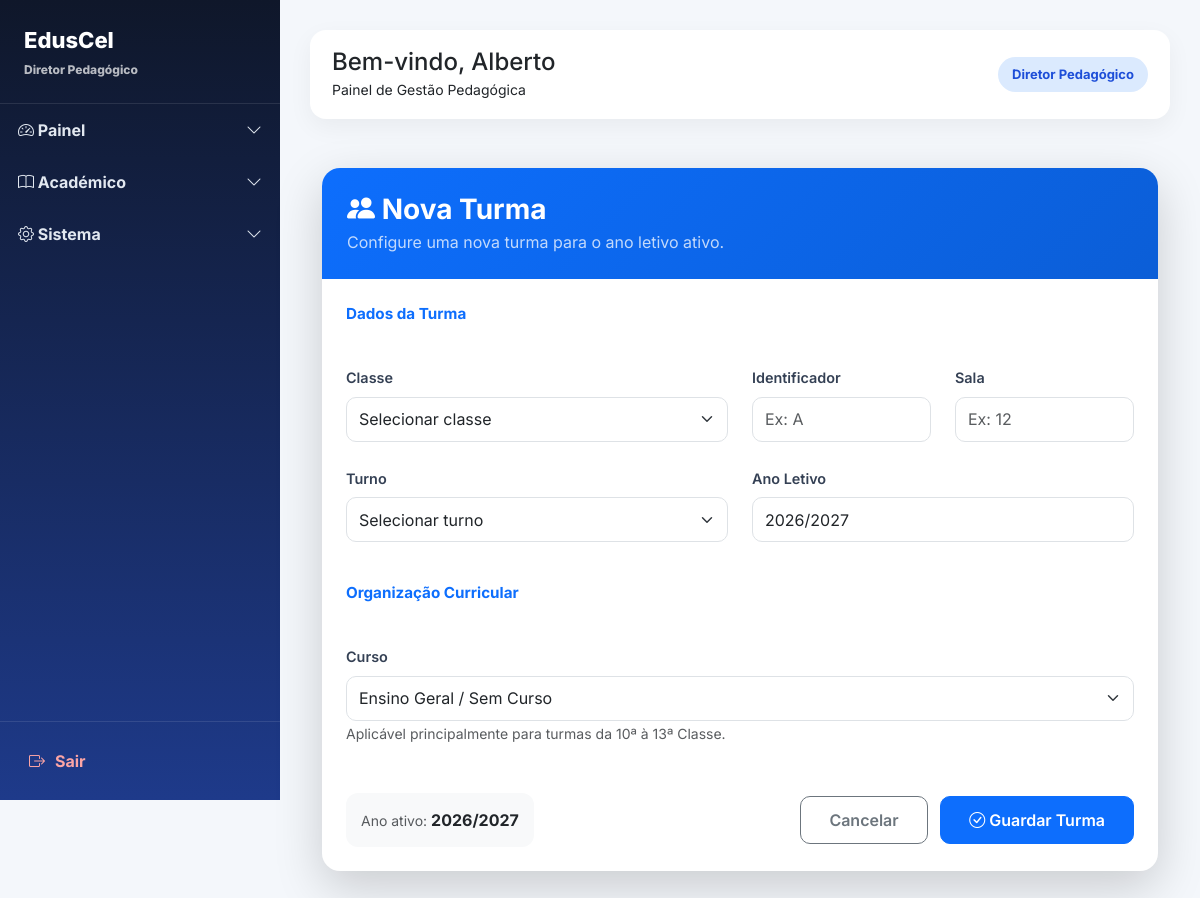
/turmas/adicionar/ (signed in), run on an earlier commit of the app's database.
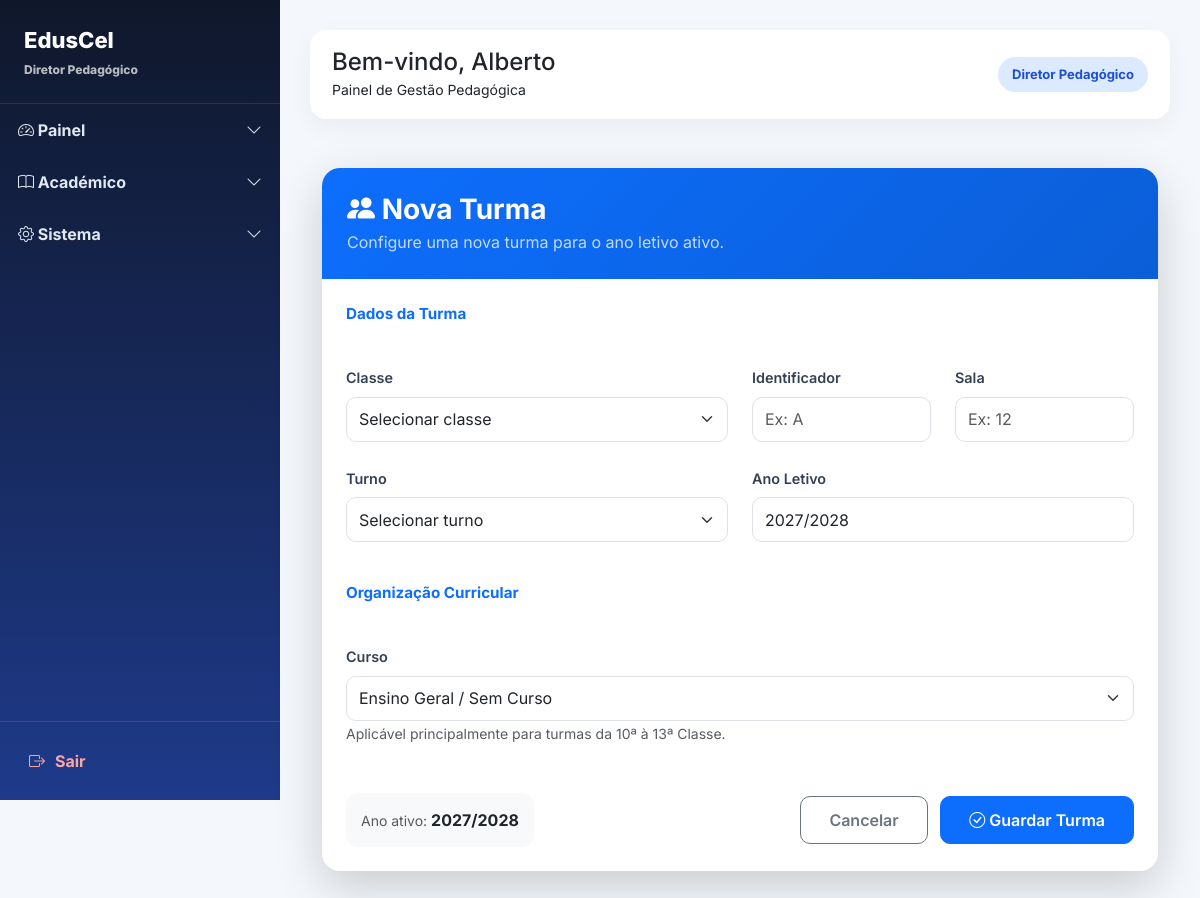
And on a later commit of the database.
### academic/models.py (models this page shows, shortened)
class AnoLetivo(models.Model):
    nome = models.CharField(max_length=20)  # Ex: 2025/2026
    ativo = models.BooleanField(default=True)
    escola = models.ForeignKey(
        "Escola",
        on_delete=models.CASCADE,
        related_name="anos_letivos"
    )

### core/views.py (the view, shortened to what this page needs)
# urls.py: path('turmas/adicionar/', views.adicionar_turma, name='adicionar_turma'),
@login_required
def adicionar_turma(request):
    if request.user.role != "DIRETOR_PEDAGOGICO":
        return redirect("dashboard")
    escola = request.user.escola
    cursos = Curso.objects.filter(
        escola=escola
    ).order_by("nome")
    ano_letivo_obj = AnoLetivo.objects.filter(
        escola=escola,
        ativo=True
    ).first()
    if not ano_letivo_obj:
        messages.error(
            request,
            "Nenhum ano letivo ativo encontrado."
        )
        return redirect("dashboard")
    return render(
        request,
        "adicionar_turma.html",
        {
            "cursos": cursos,
            "ano_ativo": ano_letivo_obj
        }
    )

### core/templates/adicionar_turma.html (shortened to what the changed rows need)
{% extends "base_diretor_pedagogico.html" %}
{% block content %}
<div class="container-fluid py-4">
    <div class="card shadow-lg turma-card">
        <div class="card-body p-4">
            <form method="POST">
                <div class="row g-4">
                    <div class="col-md-6">
                        <label class="label-title mb-2">
                            Ano Letivo
                        </label>
                        <input
                            type="text"
                            class="form-control"
                            value="{{ ano_ativo.nome }}"
                            readonly>
                    </div>
                </div>
                <div class="d-flex justify-content-between align-items-center mt-5">
                    <div class="info-box">
                        <small class="text-muted">
                            Ano ativo:
                        </small>
                        <strong>
                            {{ ano_ativo.nome }}
                        </strong>
                    </div>
                </div>
            </form>
        </div>
    </div>
</div>
{% endblock %}

What changed in the data, as far as the page shows it:
no longer on this page (row edited): AnoLetivo: nome "2026/2027"
added AnoLetivo: nome "2027/2028"
